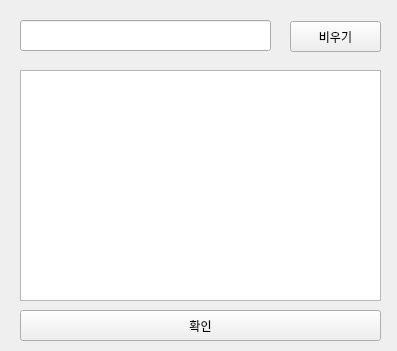
<?xml version="1.0" encoding="UTF-8"?>
<ui version="4.0">
 <class>Form</class>
 <widget class="QWidget" name="Form">
  <property name="geometry">
   <rect>
    <x>0</x>
    <y>0</y>
    <width>397</width>
    <height>351</height>
   </rect>
  </property>
  <property name="windowTitle">
   <string>Form</string>
  </property>
  <widget class="QPushButton" name="champ_clear_btn">
   <property name="geometry">
    <rect>
     <x>290</x>
     <y>21</y>
     <width>91</width>
     <height>31</height>
    </rect>
   </property>
   <property name="font">
    <font>
     <family>맑은 고딕</family>
    </font>
   </property>
   <property name="autoFillBackground">
    <bool>true</bool>
   </property>
   <property name="text">
    <string>비우기</string>
   </property>
  </widget>
  <widget class="QLineEdit" name="search_champ_edit">
   <property name="geometry">
    <rect>
     <x>20</x>
     <y>20</y>
     <width>251</width>
     <height>31</height>
    </rect>
   </property>
   <property name="font">
    <font>
     <family>맑은 고딕</family>
    </font>
   </property>
   <property name="text">
    <string/>
   </property>
  </widget>
  <widget class="QListWidget" name="champ_list_widget">
   <property name="geometry">
    <rect>
     <x>20</x>
     <y>70</y>
     <width>361</width>
     <height>231</height>
    </rect>
   </property>
   <property name="dragEnabled">
    <bool>false</bool>
   </property>
  </widget>
  <widget class="QPushButton" name="champ_ok_btn">
   <property name="geometry">
    <rect>
     <x>20</x>
     <y>310</y>
     <width>361</width>
     <height>31</height>
    </rect>
   </property>
   <property name="font">
    <font>
     <family>맑은 고딕</family>
    </font>
   </property>
   <property name="autoFillBackground">
    <bool>true</bool>
   </property>
   <property name="text">
    <string>확인</string>
   </property>
  </widget>
 </widget>
 <resources/>
 <connections/>
</ui>
